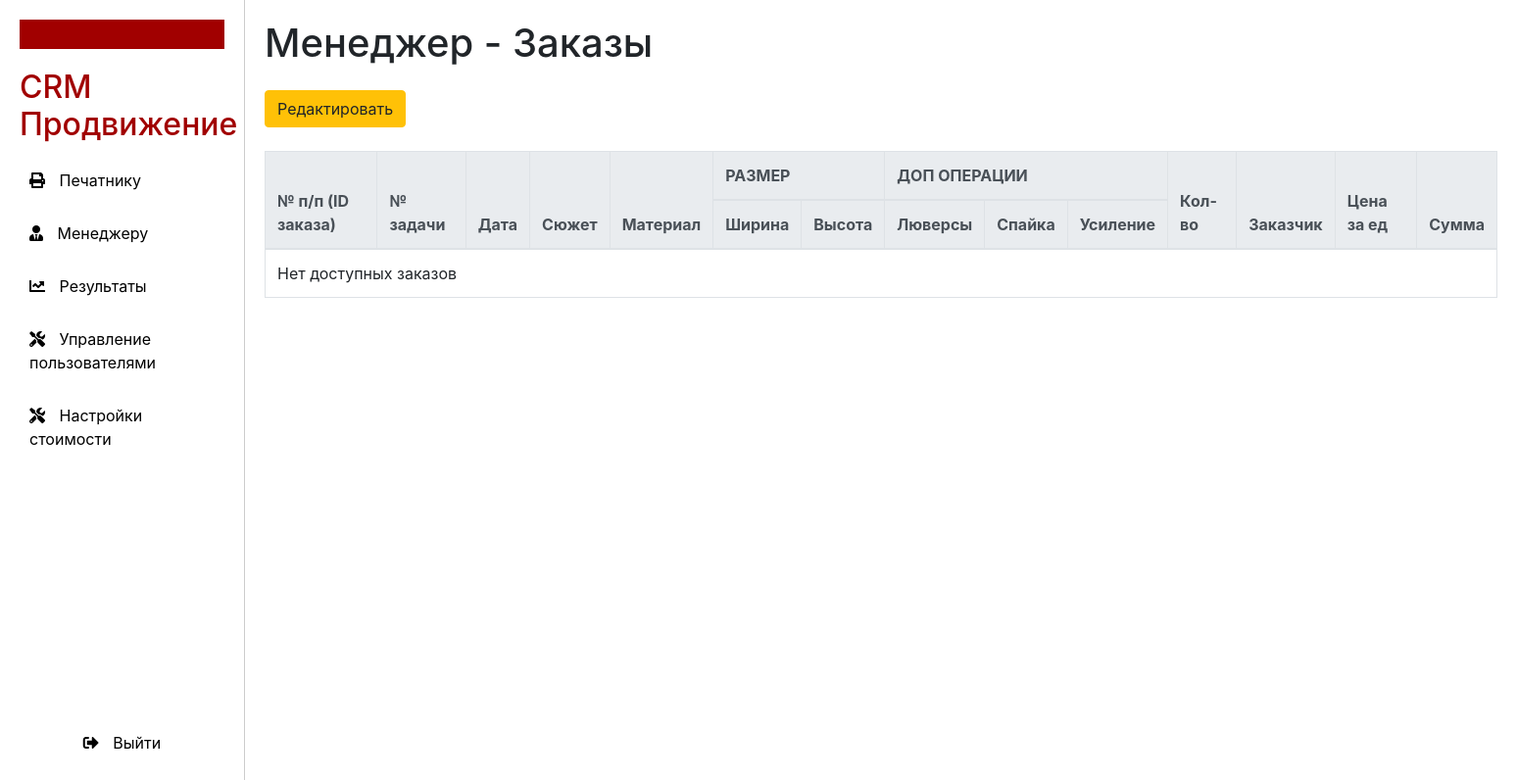
Page /manager (signed in) on the earlier database version.
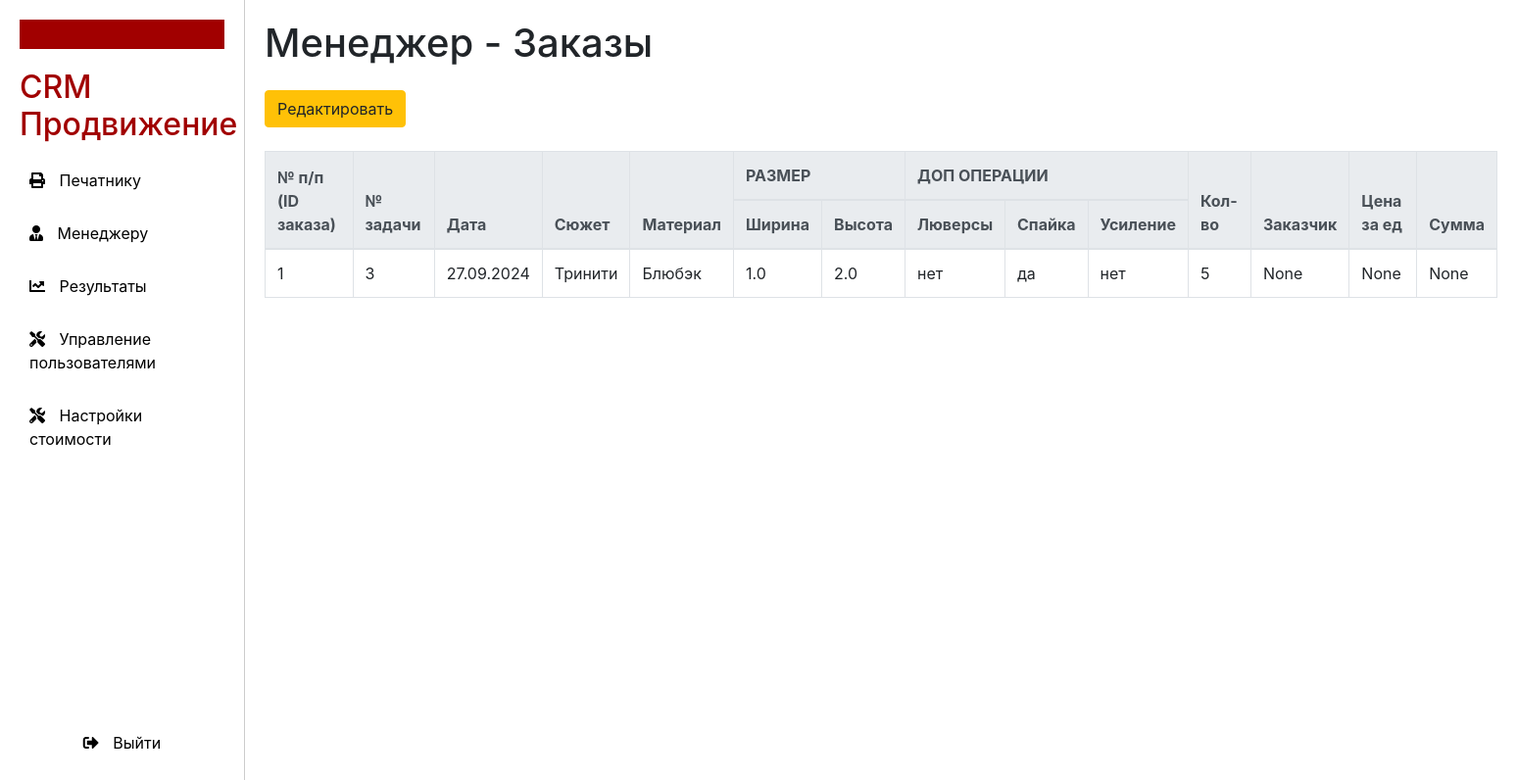
Same page on the later database version.
### models.py (models this page shows)
class Order(Base):
    __tablename__ = 'orders'
    id = Column(Integer, primary_key=True, autoincrement=True)
    task_number = Column(Integer, nullable=False)
    date = Column(Date, nullable=False)
    subject = Column(String, nullable=False)
    material = Column(String, nullable=False)
    quantity = Column(Integer, nullable=False)
    performer = Column(String, nullable=False)
    print_width = Column(Float, nullable=False)
    print_height = Column(Float, nullable=False)
    canvas_width = Column(Float, nullable=False)
    canvas_length = Column(Float, nullable=False)
    eyelets = Column(String, nullable=False)
    spike = Column(String, nullable=False)
    reinforcement = Column(String, nullable=False)
    customer = Column(String, nullable=True)
    price_per_unit = Column(Integer, nullable=True)
    total_amount = Column(Integer, nullable=True)
    result: Mapped["Result"] = relationship(back_populates="order")

### main.py (the view)
@app.get("/manager", response_class=HTMLResponse)
def manager_page(request: Request,
                 db: Session = Depends(get_db),
                 current_user: User = Depends(get_current_user)
                 ):
    check_role_access(current_user, {Role.manager, Role.superuser, Role.admin})
    orders = db.query(Order).order_by(Order.id.desc()).all()
    return templates.TemplateResponse("manager.html",
                                      {"request": request,
                                       "user": current_user,
                                       "role": current_user.role.value,
                                       "orders": orders, }
                                      )

### templates/manager.html (shortened to what this page needs)
{% extends "layout.html" %}
{% block manager %}
<div class="content">
    <h1>Менеджер - Заказы</h1>
    <table class="table table-bordered mt-4">
        <button class="btn btn-warning mt-3 edit-btn"
                data-toggle="modal" data-target="#orderModal">Редактировать
        </button>
        <thead class="thead-light">
        <tr>
            <th rowspan="2">№ п/п (ID заказа)</th>
            <th rowspan="2">№ задачи</th>
            <th rowspan="2">Дата</th>
            <th rowspan="2">Сюжет</th>
            <th rowspan="2">Материал</th>
            <th colspan="2">РАЗМЕР</th>
            <th colspan="3">ДОП ОПЕРАЦИИ</th>
            <th rowspan="2">Кол-во</th>
            <th rowspan="2">Заказчик</th>
            <th rowspan="2">Цена за ед</th>
            <th rowspan="2">Сумма</th>
        </tr>
        <tr>
            <th>Ширина</th>
            <th>Высота</th>
            <th>Люверсы</th>
            <th>Спайка</th>
            <th>Усиление</th>
        </tr>
        </thead>
        {% if orders %}
        <tbody>
        {% for order in orders %}
        <tr>
            <td>{{ order.id }}</td>
            <td>{{ order.task_number }}</td>
            <td>{{ order.date.strftime("%d.%m.%Y") }}</td>
            <td>{{ order.subject }}</td>
            <td>{{ order.material }}</td>
            <td>{{ order.print_width }}</td>
            <td>{{ order.print_height }}</td>
            <td>{{ order.eyelets }}</td>
            <td>{{ order.spike }}</td>
            <td>{{ order.reinforcement }}</td>
            <td>{{ order.quantity }}</td>
            <td>{{ order.customer }}</td>
            <td>{{ order.price_per_unit }}</td>
            <td>{{ order.total_amount }}</td>
        </tr>
        {% endfor %}
        </tbody>
        {% else %}
        <tr>
            <td colspan="14">Нет доступных заказов</td>
        </tr>
        {% endif %}
    </table>
</div>
{% endblock %}

Differences in the rows shown:
added Order: id "1", task_number "3", date "27.09.2024", subject "Тринити", material "Блюбэк", print_width "1.0", print_height "2.0", eyelets "нет", spike "да", reinforcement "нет", quantity "5", customer "None", price_per_unit "None", total_amount "None"
Other differences:
text no longer shown: "Нет доступных заказов"
